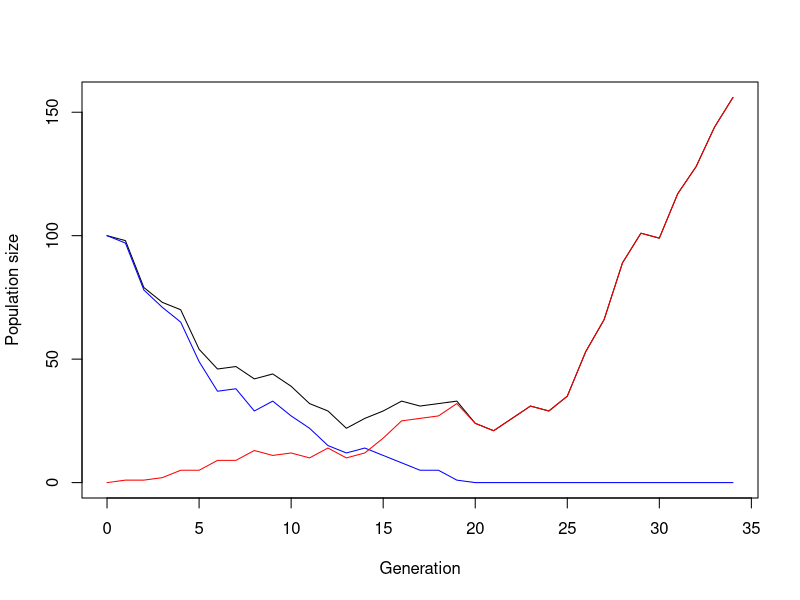

Write R code to recreate this figure. (Note: this script raises an error after producing the figure.)
## ---- chunk 1
simulate_one_gen <- function(N_a, N_A, decay_rate, sel_coeff, mut_rate) {
  # draw offspring according to Poisson distribution
  offsp_a <- rpois(1, N_a * (1-decay_rate))
  offsp_A <- rpois(1, N_A * (1-decay_rate+sel_coeff))
  # draw new mutants according to Poisson distribution
  mut_a_to_A <- rpois(1, offsp_a * mut_rate)
  
  # determine new population sizes of wild type and mutant
  N_a_new <- max(offsp_a - mut_a_to_A, 0)
  N_A_new <-  offsp_A + mut_a_to_A
  
  return(c(N_a_new, N_A_new))
}
# Test the function
print(simulate_one_gen(100,0,0.1,0.2,0.01))
## ---- chunk 2
simulate_pop <- function(N_init_a, N_init_A, decay_rate, sel_coeff, mut_rate, t_max) {
  # Create the vector in which to save the results
  pop_vector <- c(N_init_a, N_init_A)
  # initiate the variables
  pop_new <- c(N_init_a, N_init_A)
  
  # run the simulation until generation t_max
  for (i in 1:t_max+1) {
    # redefine the current population one generation later
    pop_new <- simulate_one_gen(pop_new[1],pop_new[2], decay_rate, sel_coeff, mut_rate)
    # add the new population sizes to the output vector
    pop_vector <- rbind(pop_vector,pop_new)
    # condition to stop the simulation before t_max: either the population exceeds 1.5 times the original population size, or it goes extinct
    if (pop_new[1]+pop_new[2]>=1.5*(N_init_a+ N_init_A) | pop_new[1]+pop_new[2]==0) break
  }
  
  # define the row and column names of the output vector
  rownames(pop_vector) <- (0:t_max)[1:length(pop_vector[,1])] # note that the vector has to be cut if the simulation stopped early
  colnames(pop_vector) <- c("a","A")
  # return the result
  return(pop_vector)	
}
# Test the function and plot the result
# set t_max to a value to be used througout
max_gen <- 1000
# create your simulation data
output <- simulate_pop(100,0,0.1,0.2,0.01,max_gen)
# show the last few lines of the data table
print(tail(output))
# plot the output - note that the plot range and the x axis have to be adjusted based on the length of the table
# determine x axis range 
x_range <- 0:(length(output[,1])-1)
# this plots the total population size
plot(x_range,output[,1]+output[,2],type='l',ylim=c(0,max(output[,1]+output[,2])),xlab = "Generation",ylab = "Population size")
# add number of wild type individuals
lines(x_range,output[,1], col="blue")
# add number of mutant individuals
lines(x_range,output[,2], col="red")
## ---- chunk 3
# set some parameters to fixed values
init_a <- 100
init_A <- 0
m_rate <- 0.001
max_gen <- 1000
# determine how often to run the simulation for each set of parameters
no_replicates <- 100

# set parameters to vary
s_values <- c(0.2,0.3,0.4)
r_values <- c(0.05,0.1,0.15)

# initialize data table - where to collect the results
data_table <- c()
# run the simulation across all chosen parameters
# loop over decay rates
for(rval in r_values){
  # loop over selection coefficients
  for(sval in s_values){
    # different way of running many simulations: make replicates using "repeat" function with a counter i
    # reset counter
    i<-1
    repeat {
      # increase counter by one
      i<-i+1
      # run the simulation once
      one_run <- simulate_pop(init_a,init_A,rval,sval,m_rate,max_gen)
      # determine total population sizes
      total_size <- one_run[,1]+one_run[,2]
      # determine minimum population size
      min_size <- min(total_size)
      # determine (first) generation at which this population size occurred
      min_gen <- as.numeric(which(total_size==min_size)[1])
      # enter the data into the table
      data_table <- rbind(data_table,c(rval,sval,min_gen,min_size)) # note that we add the varying parameters (decay rate and selection coefficient) to the table too
      # stop the repeated computation after no_replicates times
      if(i>no_replicates) break
    }
  }
}
# define column names of data table
colnames(data_table) <- c("r","s","min_gen","no_min")
# show the first lines of the output
print(head(data_table))
## ---- chunk 4
### variables and parameters for diploid population
#Variables:
#N_RR_new = Number of RR individuals (>=0)
#N_Rr_new = Number of Rr individuals (>=0)
#N_rr_new = Number of rr individuals (>=0)
#number of generations

#Parameters:
#N_RR = initial number of RR individuals(>=0)
#N_Rr = initial number of Rr individuals(>=0)
#N_rr = initial number of rr individuals(>=0)
#decay_rate = power of herbicide application to kill individuals (>0 to have potential extinction)
#sel_coeffs = selective advantage of the genotypes over others. (has to be between 0 and 1) for 0.01 = low fitness, 0,2 = intermediate fitness,  0.5 = high fitness (should be bigger than decay rate for evolutionary rescue likelyness)
#mut_rate = mutation rate (>=0)
## ---- chunk 5

# Function to simulate one generation for diploid genotypes
simulate_one_gen_diploid <- function(N_RR, N_Rr, N_rr, decay_rate, sel_coeffs, mut_rate) {

  total = N_RR + N_Rr + N_rr
  
  #mut for gametes
  total_R = N_RR *2 + N_Rr
  total_r = N_rr *2 + N_Rr
  
  mut_r_to_R <- rpois(1, total_r * mut_rate)
  
  total_R_aftermut <- max(total_R + mut_r_to_R, 0)
  total_r_aftermut <- max(total_r - mut_r_to_R, 0)
  
  freq_p <- total_R_aftermut / (2 * total)
  freq_q <- total_r_aftermut / (2 * total)
  
  
  #hardy weinberg random mating
  freq_RR <- freq_p^2
  freq_Rr <- (2 * freq_p * freq_q)
  freq_rr <- freq_q^2
  
  #return to "expected" by multiplying freq with the pops
  offspring_total <- total
  
  N_RR <- freq_RR * total
  N_Rr <- freq_Rr * total
  N_rr <- freq_rr * total

  
  # Apply decay and selection coefficients for each genotype
  offsp_RR <- rpois(1, N_RR * (1 - decay_rate + sel_coeffs[1]))
  offsp_Rr <- rpois(1, N_Rr * (1 - decay_rate + sel_coeffs[3]))
  offsp_rr <- rpois(1, N_rr * (1 - decay_rate + sel_coeffs[5]))
  

  return(c(offsp_RR, offsp_Rr, offsp_rr))
}


#test the function
print(simulate_one_gen_diploid(N_RR=0, N_Rr=0, N_rr=100, 0.1, c(0,0.1,0.2,0.1,0), 0.01))
## ---- chunk 6
simulate_pop_diploid <- function(N_RR, N_Rr, N_rr, decay_rate, sel_coeffs, mut_rate,t_max) {
  # Create the vector in which to save the results
  pop_vector <- c(N_RR, N_Rr, N_rr)
  # initiate the variables
  pop_new <- c(N_RR, N_Rr, N_rr)
  
  # run the simulation until generation t_max
  for (i in 1:t_max+1) {
    # redefine the current population one generation later
    pop_new <- simulate_one_gen_diploid(pop_new[1],pop_new[2],pop_new[3], decay_rate, sel_coeffs, mut_rate)
    # add the new population sizes to the output vector
    pop_vector <- rbind(pop_vector,pop_new)
    # condition to stop the simulation before t_max: either the population exceeds 1.5 times the original population size, or it goes extinct
    if (pop_new[1]+pop_new[2]+pop_new[3] >= 5*(init_RR + init_Rr + init_rr) | pop_new[1]+pop_new[2]+ pop_new[3]==0) break
  }
  
  # define the row and column names of the output vector
  rownames(pop_vector) <- (0:t_max)[1:length(pop_vector[,1])] # note that the vector has to be cut if the simulation stopped early
  colnames(pop_vector) <- c("RR","Rr","rr")
  # return the result
  return(pop_vector)	
}
# Test the function and plot the result
# set t_max to a value to be used througout
max_gen <- 100
# create your simulation data
#<<<<<<< Updated upstream
#output <- simulate_pop_diploid(N_RR = 100, N_Rr=100, N_rr=100, decay_rate=0.1, #sel_coeffs=0.2, mut_rate=0.1,t_max=1000)
#=======
output <- simulate_pop_diploid(N_RR = 0, N_Rr=0, N_rr=1000, decay_rate=0.175, sel_coeffs, mut_rate=0.05,max_gen)
#>>>>>>> Stashed changes
# show the last few lines of the data table
print(tail(output))
# plot the output - note that the plot range and the x axis have to be adjusted based on the length of the table
# determine x axis range 
x_range <- 0:(length(output[,1])-1)
# this plots the total population size
plot(x_range,output[,1]+output[,2]+output[,3],type='l',ylim=c(0,max(output[,1]+output[,2]+ output[,3])),xlab = "Generation",ylab = "Population size")
# add number of wild type individuals
lines(x_range,output[,1], col="blue")
# add number of mutant individuals
lines(x_range,output[,2], col="red")
lines(x_range,output[,3], col="green")
## ---- chunk 7
### variables and parameters for diploid population
#Variables:
#N_RRRR_new = Number of RRRR individuals (>=0)
#N_RRRr_new = Number of RRRr individuals (>=0)
#N_RRrr_new = Number of RRrr individuals (>=0)
#N_Rrrr_new = Number of Rrrr individuals (>=0)
#N_rrrr_new = Number of rrrr individuals (>=0)
#number of generations

#Parameters:
#N_RRRR = initial number of RRRR individuals(>=0)
#N_RRRr = initial number of RRRr individuals(>=0)
#N_RRrr = initial number of RRrr individuals(>=0)
#N_Rrrr = initial number of Rrrr individuals(>=0)
#N_rrrr = initial number of rrrr individuals(>=0)
#decay_rate = power of herbicide application to kill individuals (>0 to have potential extinction)
#sel_coeffs = selective advantage of the genotypes over others. (has to be between 0 and 1) for 0.01 = low fitness, 0,2 = intermediate fitness,  0.5 = high fitness (should be bigger than decay rate for evolutionary rescue likelyness)
#mut_rate = mutation rate (>=0)
## ---- chunk 8
# setting the selective coeff of each genotype, order of RRRR RRRr RRrr Rrrr rrrr
#sel_coeffs = c(0.01,0.5,0.8,0.5,0.01)

# Function to simulate one generation for tetraploid genotypes
simulate_one_gen_tetraploid <- function(N_RRRR_new, N_RRRr_new, N_RRrr_new, N_Rrrr_new, N_rrrr_new, decay_rate, sel_coeffs, mut_rate) {
  
    #computing total new population
  total_new <- N_RRRR_new + N_RRRr_new + N_RRrr_new + N_Rrrr_new + N_rrrr_new
  

  #calculate just the total gamete R and r 
  
  total_R <- (N_RRRR_new * 4 + N_RRRr_new * 3 + N_RRrr_new * 2 + N_Rrrr_new * 1)
  total_r <- (N_rrrr_new * 4 + N_Rrrr_new * 3 + N_RRrr_new * 2 + N_RRRr_new * 1)
  
  
  #and apply the mutation rate and then do the division
  mut_r_to_R <- rpois(1, total_r * mut_rate)
  
  total_R_aftermut <- max(total_R + mut_r_to_R, 0)
  total_r_aftermut <- max(total_r - mut_r_to_R, 0)
  
  freq_p <- total_R_aftermut / (4 * total_new)
  freq_q <- total_r_aftermut / (4 * total_new)
  
  #hardy weinberg random mating
  freq_RRRR <- (freq_p^4)
  freq_RRRr <- (4 * freq_p^3 * freq_q)
  freq_RRrr <- (6 * freq_p^2 * freq_q^2)
  freq_Rrrr <- (4 * freq_q^3 * freq_p)
  freq_rrrr <- (freq_q^4)
  
  #return to "expected" by multiplying freq with the pops
  offspring_total <- total_new
  
  N_RRRR_new <- freq_RRRR * total_new
  N_RRRr_new <- freq_RRRr * total_new
  N_RRrr_new <- freq_RRrr * total_new
  N_Rrrr_new <- freq_Rrrr * total_new
  N_rrrr_new <- freq_rrrr * total_new

  # Apply decay and selection coefficients for each genotype draw with rpois
  offsp_RRRR <- rpois(1, N_RRRR_new * (1 - decay_rate + sel_coeffs[1]))
  offsp_RRRr <- rpois(1, N_RRRr_new * (1 - decay_rate + sel_coeffs[2]))
  offsp_RRrr <- rpois(1, N_RRrr_new * (1 - decay_rate + sel_coeffs[3]))
  offsp_Rrrr <- rpois(1, N_Rrrr_new * (1 - decay_rate + sel_coeffs[4]))
  offsp_rrrr <- rpois(1, N_rrrr_new * (1 - decay_rate + sel_coeffs[5]))
  
return(c(offsp_RRRR, offsp_RRRr, offsp_RRrr, offsp_Rrrr, offsp_rrrr))
  
}

# setting the numbers of the initial population
Init_RRRR = 100
Init_RRRr = 100
Init_RRrr = 100
Init_Rrrr = 100
Init_rrrr = 100

# test the function
print(simulate_one_gen_tetraploid(Init_RRRR, Init_RRRr, Init_RRrr, Init_Rrrr, Init_rrrr, 0.01, sel_coeffs, 0.01))
## ---- chunk 9
# Function to simulate multiple generations for tetraploid genotypes
simulate_pop_tetraploid <- function(N_init_RRRR, N_init_RRRr, N_init_RRrr, N_init_Rrrr, N_init_rrrr, decay_rate, sel_coeffs, mut_rate, t_max) {
  
#  #call sell_coeffs from the table
#  for (i in 1:nrow(sel_coeffs_table)) {
#  sel_coeffs <- sel_coeffs_table[i, ]
#  }
  
  # Create a matrix to save population results
  pop_matrix <- matrix(NA, nrow = t_max + 1, ncol = 5)
  colnames(pop_matrix) <- c("RRRR", "RRRr", "RRrr", "Rrrr", "rrrr")
  pop_matrix[1,] <- c(N_init_RRRR, N_init_RRRr, N_init_RRrr, N_init_Rrrr, N_init_rrrr)
  
  # Initialize the population for the first generation
  pop_current <- c(N_init_RRRR, N_init_RRRr, N_init_RRrr, N_init_Rrrr, N_init_rrrr)
  
  # Run the simulation for t_max generations
  for (t in 1:t_max) {
    pop_next <- simulate_one_gen_tetraploid(pop_current[1], pop_current[2], pop_current[3], pop_current[4], pop_current[5], decay_rate, sel_coeffs, mut_rate)
    pop_matrix[t + 1,] <- pop_next
    pop_current <- pop_next
    
    # Early stop condition: if population drops to zero or exceeds a threshold
    if (sum(pop_next) == 0 || sum(pop_next) >= 1000 * sum(pop_matrix[1,])) {
      break
    }
  }
  
  return(pop_matrix)
}

# Parameters
decay_rate <- 0.175
#different s sel coeffs
#s = 0.1 low


mut_rate <- 0.08
t_max <- 100

# Initial population sizes for each genotype
N_init_RRRR <- 0
N_init_RRRr <- 0
N_init_RRrr <- 0
N_init_Rrrr <- 0
N_init_rrrr <- 1000

# Run the simulation and store the output
pop_result <- simulate_pop_tetraploid(N_init_RRRR, N_init_RRRr, N_init_RRrr, N_init_Rrrr, N_init_rrrr, decay_rate, sel_coeffs, mut_rate, t_max)

print(pop_result)

# Plot the results
x_range <- 0:(nrow(pop_result) - 1)
plot(x_range, rowSums(pop_result), type='l', ylim=c(0, max(rowSums(pop_result))), xlab="Generation", ylab="Population Size", col="black")
lines(x_range, pop_result[,1], col="blue", lty=1)  # RRRR
lines(x_range, pop_result[,2], col="red", lty=2)   # RRRr
lines(x_range, pop_result[,3], col="green", lty=3) # RRrr
lines(x_range, pop_result[,4], col="purple", lty=4)# Rrrr
lines(x_range, pop_result[,5], col="orange", lty=5)# rrrr

legend("topright", legend=c("RRRR", "RRRr", "RRrr", "Rrrr", "rrrr"), col=c("blue", "red", "green", "purple", "orange"), lty=1:5)
## ---- chunk 10
create_sel_coeffs <- function(s_number, biggest_S, inc) {
  
 sel_coeffs_table <- matrix(0, nrow = s_number + 1, ncol = 5)
  colnames(sel_coeffs_table) <- c("sc_low", "sc_medium", "sc_high", "sc_medium", "sc_low")
  s <- 0.15
  sc_current <- c(0,s/2, s ,s/2, 0)
  # Run the table creation
  for (i in 1:s_number + 1) {
    sc_next <- c(0,s/2, s ,s/2, 0)
    sel_coeffs_table[i,] <- sc_next
    sc_current <- sc_next
    
    #growing s by increment(inc) we set until it's too big
    if (s <= biggest_S) {
      s <- (s + inc)
      }
   }
  return(sel_coeffs_table)
   }

print(create_sel_coeffs(s_number = 20, biggest_S = 3, inc = 0.05))

#create the table to use later
seltable <- create_sel_coeffs(s_number = 20, biggest_S = 3, inc = 0.05)
print(seltable[3,])

#the down you go in the table the more heterozygote advantage you have.
## ---- chunk 11
# set some parameters to fixed values
init_RRRR <- 0
init_RRRr <- 0
init_RRrr <- 0
init_Rrrr <- 0
init_rrrr <- 250
m_rate <- 0.01
max_gen <- 100
decay_rate <- 0.155
# determine how often to run the simulation for each set of parameters
replicates <- 50

#call the seltable here.
seltable <- create_sel_coeffs(s_number = 50, biggest_S = 3, inc = 0.0045)

print(seltable)

# initialize vector - where to collect the probablitys
pr <- numeric(nrow(seltable))
# run the simulation across all chosen parameters
# loop over sel coefs tetraploid
for(i in 1:nrow(seltable)){
  # loop over selection coefficients
    sel_coeffs <- seltable[i, ]
    j<-1
    success <- 0
    repeat {
      j <- j+1
      # increase counter by one
    
      # run the simulation once
      first_run <- simulate_pop_tetraploid(init_RRRR, init_RRRr, init_RRrr, init_Rrrr, init_rrrr, decay_rate, sel_coeffs, mut_rate, max_gen)
      
      #complete cases to not take N/As we generated to fill the matrix
      first_run_with_numbers <- first_run[complete.cases(first_run),]

      #calculating total population size in the end
    total_pop_in_the_end <- sum(as.numeric(first_run_with_numbers[nrow(first_run_with_numbers),]))
    
       # determine if the population survived
      if(total_pop_in_the_end != 0) {
        success <- success + 1
      }
        pr[i] = success/replicates
        
        if(j>=replicates) break
      
    }
}

print(pr)


init_RR = 0
init_Rr = 0
init_rr = 250

pr_diploid <- numeric(nrow(seltable))
replicates_diploid <- 50
for(k in 1:nrow(seltable)){
  # loop over selection coefficients
    sel_coeffs <- seltable[k, ]
    l<-1
    success_diploid <- 0
    repeat {
      l <- l+1
      # increase counter by one
      # run the simulation once
      first_run_diploid <- simulate_pop_diploid(init_RR, init_Rr, init_rr, decay_rate, sel_coeffs, mut_rate, max_gen)
      
      #complete cases to not take N/As we generated to fill the matrix
      first_run_with_numbers_diploid <- first_run_diploid[complete.cases(first_run_diploid),]

      #calculating total population size in the end
    total_pop_in_the_end_diploid <- sum(as.numeric(first_run_with_numbers_diploid[nrow(first_run_with_numbers_diploid),]))
    
       # determine if the population survived
      if(total_pop_in_the_end_diploid != 0) {
        success_diploid <- success_diploid + 1
      }
        pr_diploid[k] = success_diploid/replicates_diploid
        if(l>=replicates_diploid) break
      
    }
}



print(seltable)

plot(pr * 100, type = "b", col = "blue", pch = 15, xlab = "Heterozygote Advantage",
     ylab = "Success Rate(%)", main = "Tetraploid", ylim = c(0, 100), las = 1)

plot(pr_diploid * 100, type = "b", col = "red", pch = 15, xlab = "Heterozygote Advantage",
     ylab = "Success Rate(%)", main = "Diploid", ylim = c(0, 100), las = 1)

# Plot the success rate (pr) against heterozygote advantage
plot(pr * 100, type = "b", col = "blue", pch = 15, xlab = "Heterozygote Advantage",
     ylab = "Success Rate(%)", main = "Tetraploid vs Diploid", ylim = c(0, 100), las = 1)

# Add diploid success rate to the same plot
lines(pr_diploid * 100, type = "b", col = "red", pch = 16, lty = 2)

#x_values <- (seltable[, 3] * 10)
#axis(1, at = 1:length(x_values), labels = round(x_values, 1)) # Use rounded values from 3rd column

# Add gridlines for better readability
grid()

# Add legend
legend("bottomright", legend=c("Tetraploid", "Diploid"), col=c("blue", "red"), pch=c(15, 16), lty=c(1, 2))


## ---- chunk 12
#trying what happens with not heterozygot advantage but the count of R alleles
create_sel_coeffs_R <- function(s_number, biggest_S, inc) {
  
 sel_coeffs_table_R <- matrix(0, nrow = s_number + 1, ncol = 5)
  colnames(sel_coeffs_table_R) <- c("sc_low", "sc_medium", "sc_intermediate", "sc_high", "sc_insane")
  s <- 0.15
  sc_current <- c(0,s/4, s/2 ,(s/4)*3, s)
  # Run the table creation
  for (i in 1:s_number + 1) {
    sc_next <- c(0,s/4, s/2 ,(s/4)*3, s)
    sel_coeffs_table_R[i,] <- sc_next
    sc_current <- sc_next
    
    #growing s by increment(inc) we set until it's too big
    if (s <= biggest_S) {
      s <- (s + inc)
      }
   }
  return(sel_coeffs_table_R)
   }

print(create_sel_coeffs_R(s_number = 20, biggest_S = 3, inc = 0.05))

#create the table to use later
seltable_R <- create_sel_coeffs_R(s_number = 20, biggest_S = 3, inc = 0.05)

#the down you go in the table the more heterozygote advantage you have.

## ---- chunk 13
# set some parameters to fixed values
init_RRRR <- 0
init_RRRr <- 0
init_RRrr <- 0
init_Rrrr <- 0
init_rrrr <- 250
m_rate <- 0.01
max_gen <- 100
decay_rate <- 0.155
# determine how often to run the simulation for each set of parameters
replicates <- 50

#call the seltable here.
seltable_R <- create_sel_coeffs_R(s_number = 50, biggest_S = 3, inc = 0.0045)

print(seltable_R)

# initialize vector - where to collect the probablitys
pr <- numeric(nrow(seltable_R))
# run the simulation across all chosen parameters
# loop over sel coefs tetraploid
for(i in 1:nrow(seltable_R)){
  # loop over selection coefficients
    sel_coeffs <- seltable_R[i, ]
    j<-1
    success <- 0
    repeat {
      j <- j+1
      # increase counter by one
    
      # run the simulation once
      first_run <- simulate_pop_tetraploid(init_RRRR, init_RRRr, init_RRrr, init_Rrrr, init_rrrr, decay_rate, sel_coeffs, mut_rate, max_gen)
      
      #complete cases to not take N/As we generated to fill the matrix
      first_run_with_numbers <- first_run[complete.cases(first_run),]

      #calculating total population size in the end
    total_pop_in_the_end <- sum(as.numeric(first_run_with_numbers[nrow(first_run_with_numbers),]))
    
       # determine if the population survived
      if(total_pop_in_the_end != 0) {
        success <- success + 1
      }
        pr[i] = success/replicates
        
        if(j>=replicates) break
      
    }
}

print(pr)


init_RR = 0
init_Rr = 0
init_rr = 250

pr_diploid <- numeric(nrow(seltable_R))
replicates_diploid <- 50
for(k in 1:nrow(seltable_R)){
  # loop over selection coefficients
    sel_coeffs <- seltable_R[k, ]
    l<-1
    success_diploid <- 0
    repeat {
      l <- l+1
      # increase counter by one
      # run the simulation once
      first_run_diploid <- simulate_pop_diploid(init_RR, init_Rr, init_rr, decay_rate, sel_coeffs, mut_rate, max_gen)
      
      #complete cases to not take N/As we generated to fill the matrix
      first_run_with_numbers_diploid <- first_run_diploid[complete.cases(first_run_diploid),]

      #calculating total population size in the end
    total_pop_in_the_end_diploid <- sum(as.numeric(first_run_with_numbers_diploid[nrow(first_run_with_numbers_diploid),]))
    
       # determine if the population survived
      if(total_pop_in_the_end_diploid != 0) {
        success_diploid <- success_diploid + 1
      }
        pr_diploid[k] = success_diploid/replicates_diploid
        if(l>=replicates_diploid) break
      
    }
}



print(seltable_R)

plot(pr * 100, type = "b", col = "blue", pch = 15, xlab = "R advantage",
     ylab = "Success Rate(%)", main = "Tetraploid", ylim = c(0, 100), las = 1)

plot(pr_diploid * 100, type = "b", col = "red", pch = 15, xlab = "R Advantage",
     ylab = "Success Rate(%)", main = "Diploid", ylim = c(0, 100), las = 1)

# Plot the success rate (pr) against R advantage
plot(pr * 100, type = "b", col = "blue", pch = 15, xlab = "R Advantage",
     ylab = "Success Rate(%)", main = "Tetraploid vs Diploid", ylim = c(0, 100), las = 1)

# Add diploid success rate to the same plot
lines(pr_diploid * 100, type = "b", col = "red", pch = 16, lty = 2)

#x_values <- (seltable[, 3] * 10)
#axis(1, at = 1:length(x_values), labels = round(x_values, 1)) # Use rounded values from 3rd column

# Add gridlines for better readability
grid()

# Add legend
legend("bottomright", legend=c("Tetraploid", "Diploid"), col=c("blue", "red"), pch=c(15, 16), lty=c(1, 2))


